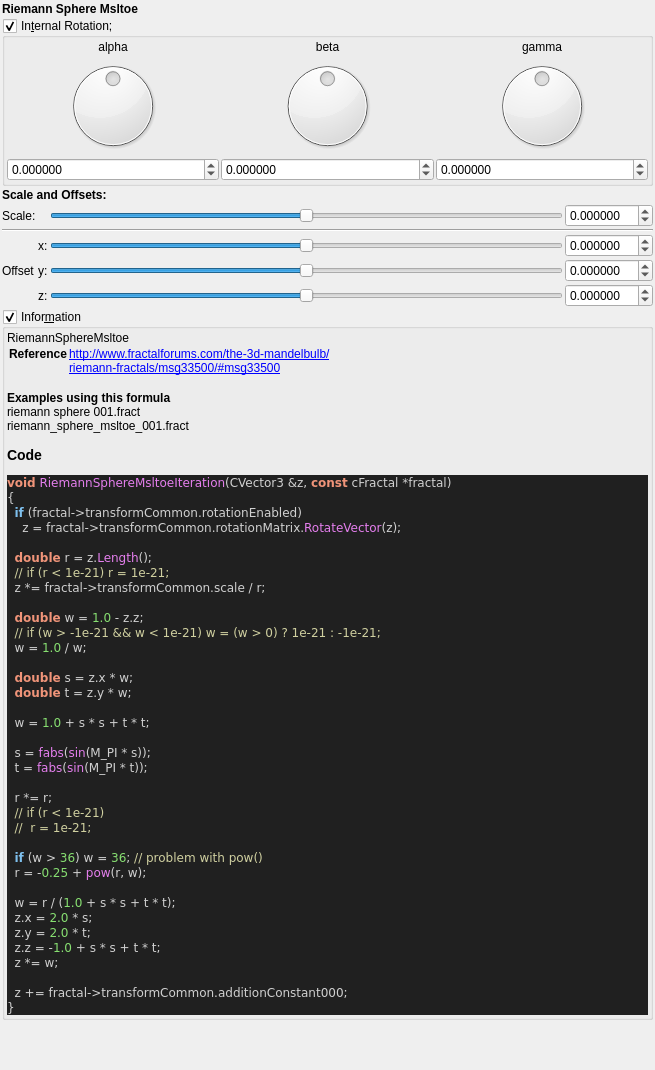
<?xml version="1.0" encoding="UTF-8"?>
<ui version="4.0">
 <class>riemann_sphere_msltoe</class>
 <widget class="QWidget" name="Form">
  <property name="geometry">
   <rect>
    <x>0</x>
    <y>0</y>
    <width>655</width>
    <height>1070</height>
   </rect>
  </property>
  <property name="windowTitle">
   <string notr="true">riemann_sphere_msltoe</string>
  </property>
  <layout class="QVBoxLayout" name="verticalLayout">
   <property name="spacing">
    <number>2</number>
   </property>
   <property name="leftMargin">
    <number>2</number>
   </property>
   <property name="topMargin">
    <number>2</number>
   </property>
   <property name="rightMargin">
    <number>2</number>
   </property>
   <property name="bottomMargin">
    <number>2</number>
   </property>
   <item>
    <widget class="QLabel" name="label_256">
     <property name="font">
      <font>
       <weight>75</weight>
       <bold>true</bold>
      </font>
     </property>
     <property name="text">
      <string>Riemann Sphere Msltoe </string>
     </property>
    </widget>
   </item>
   <item>
    <widget class="MyGroupBox" name="groupCheck_transf_rotation_enabled">
     <property name="title">
      <string>In&amp;ternal Rotation; </string>
     </property>
     <property name="checkable">
      <bool>true</bool>
     </property>
     <layout class="QVBoxLayout" name="verticalLayout_8" stretch="0">
      <property name="spacing">
       <number>2</number>
      </property>
      <property name="leftMargin">
       <number>2</number>
      </property>
      <property name="topMargin">
       <number>2</number>
      </property>
      <property name="rightMargin">
       <number>2</number>
      </property>
      <property name="bottomMargin">
       <number>2</number>
      </property>
      <item>
       <layout class="QGridLayout" name="gridLayout_10">
        <property name="spacing">
         <number>2</number>
        </property>
        <item row="1" column="2">
         <widget class="QLabel" name="label_36">
          <property name="text">
           <string>gamma</string>
          </property>
          <property name="alignment">
           <set>Qt::AlignCenter</set>
          </property>
         </widget>
        </item>
        <item row="1" column="1">
         <widget class="QLabel" name="label_34">
          <property name="text">
           <string>beta</string>
          </property>
          <property name="alignment">
           <set>Qt::AlignCenter</set>
          </property>
         </widget>
        </item>
        <item row="1" column="0">
         <widget class="QLabel" name="label_35">
          <property name="text">
           <string>alpha</string>
          </property>
          <property name="alignment">
           <set>Qt::AlignCenter</set>
          </property>
         </widget>
        </item>
        <item row="2" column="1">
         <widget class="QDial" name="dial3_transf_rotation_y">
          <property name="minimum">
           <number>-18000</number>
          </property>
          <property name="maximum">
           <number>18000</number>
          </property>
          <property name="wrapping">
           <bool>true</bool>
          </property>
         </widget>
        </item>
        <item row="2" column="2">
         <widget class="QDial" name="dial3_transf_rotation_z">
          <property name="minimum">
           <number>-18000</number>
          </property>
          <property name="maximum">
           <number>18000</number>
          </property>
          <property name="wrapping">
           <bool>true</bool>
          </property>
         </widget>
        </item>
        <item row="3" column="0">
         <widget class="MyDoubleSpinBox" name="spinboxd3_transf_rotation_x">
          <property name="sizePolicy">
           <sizepolicy hsizetype="Minimum" vsizetype="Maximum">
            <horstretch>0</horstretch>
            <verstretch>0</verstretch>
           </sizepolicy>
          </property>
          <property name="prefix">
           <string/>
          </property>
          <property name="suffix">
           <string/>
          </property>
          <property name="decimals">
           <number>6</number>
          </property>
          <property name="minimum">
           <double>-180.000000000000000</double>
          </property>
          <property name="maximum">
           <double>180.000000000000000</double>
          </property>
          <property name="singleStep">
           <double>1.000000000000000</double>
          </property>
         </widget>
        </item>
        <item row="2" column="0">
         <widget class="QDial" name="dial3_transf_rotation_x">
          <property name="minimum">
           <number>-18000</number>
          </property>
          <property name="maximum">
           <number>18000</number>
          </property>
          <property name="wrapping">
           <bool>true</bool>
          </property>
         </widget>
        </item>
        <item row="3" column="2">
         <widget class="MyDoubleSpinBox" name="spinboxd3_transf_rotation_z">
          <property name="sizePolicy">
           <sizepolicy hsizetype="Minimum" vsizetype="Maximum">
            <horstretch>0</horstretch>
            <verstretch>0</verstretch>
           </sizepolicy>
          </property>
          <property name="prefix">
           <string/>
          </property>
          <property name="suffix">
           <string/>
          </property>
          <property name="decimals">
           <number>6</number>
          </property>
          <property name="minimum">
           <double>-180.000000000000000</double>
          </property>
          <property name="maximum">
           <double>180.000000000000000</double>
          </property>
          <property name="singleStep">
           <double>1.000000000000000</double>
          </property>
         </widget>
        </item>
        <item row="3" column="1">
         <widget class="MyDoubleSpinBox" name="spinboxd3_transf_rotation_y">
          <property name="sizePolicy">
           <sizepolicy hsizetype="Minimum" vsizetype="Maximum">
            <horstretch>0</horstretch>
            <verstretch>0</verstretch>
           </sizepolicy>
          </property>
          <property name="prefix">
           <string/>
          </property>
          <property name="suffix">
           <string/>
          </property>
          <property name="decimals">
           <number>6</number>
          </property>
          <property name="minimum">
           <double>-180.000000000000000</double>
          </property>
          <property name="maximum">
           <double>180.000000000000000</double>
          </property>
          <property name="singleStep">
           <double>1.000000000000000</double>
          </property>
         </widget>
        </item>
       </layout>
      </item>
     </layout>
    </widget>
   </item>
   <item>
    <widget class="QLabel" name="label_252">
     <property name="font">
      <font>
       <weight>75</weight>
       <bold>true</bold>
      </font>
     </property>
     <property name="text">
      <string>Scale and Offsets:</string>
     </property>
    </widget>
   </item>
   <item>
    <layout class="QGridLayout" name="gridLayout_63">
     <property name="spacing">
      <number>2</number>
     </property>
     <item row="1" column="1">
      <widget class="QLabel" name="label_251">
       <property name="text">
        <string>Scale:</string>
       </property>
      </widget>
     </item>
     <item row="2" column="1" colspan="4">
      <widget class="Line" name="line_55">
       <property name="orientation">
        <enum>Qt::Horizontal</enum>
       </property>
      </widget>
     </item>
     <item row="4" column="4">
      <widget class="MyDoubleSpinBox" name="spinbox3_transf_addition_constant_y">
       <property name="sizePolicy">
        <sizepolicy hsizetype="Minimum" vsizetype="Maximum">
         <horstretch>0</horstretch>
         <verstretch>0</verstretch>
        </sizepolicy>
       </property>
       <property name="prefix">
        <string/>
       </property>
       <property name="suffix">
        <string/>
       </property>
       <property name="decimals">
        <number>6</number>
       </property>
       <property name="minimum">
        <double>-99.989999999999995</double>
       </property>
       <property name="maximum">
        <double>99.989999999999995</double>
       </property>
       <property name="singleStep">
        <double>0.100000000000000</double>
       </property>
      </widget>
     </item>
     <item row="4" column="2">
      <widget class="QLabel" name="label_113">
       <property name="text">
        <string>y:</string>
       </property>
      </widget>
     </item>
     <item row="5" column="3">
      <widget class="QSlider" name="slider3_transf_addition_constant_z">
       <property name="sizePolicy">
        <sizepolicy hsizetype="Expanding" vsizetype="Maximum">
         <horstretch>0</horstretch>
         <verstretch>0</verstretch>
        </sizepolicy>
       </property>
       <property name="minimum">
        <number>-5000000</number>
       </property>
       <property name="maximum">
        <number>5000000</number>
       </property>
       <property name="singleStep">
        <number>1</number>
       </property>
       <property name="orientation">
        <enum>Qt::Horizontal</enum>
       </property>
      </widget>
     </item>
     <item row="1" column="3">
      <widget class="QSlider" name="slider_transf_scale">
       <property name="sizePolicy">
        <sizepolicy hsizetype="Preferred" vsizetype="Preferred">
         <horstretch>0</horstretch>
         <verstretch>0</verstretch>
        </sizepolicy>
       </property>
       <property name="minimum">
        <number>-5000000</number>
       </property>
       <property name="maximum">
        <number>5000000</number>
       </property>
       <property name="singleStep">
        <number>1</number>
       </property>
       <property name="orientation">
        <enum>Qt::Horizontal</enum>
       </property>
      </widget>
     </item>
     <item row="3" column="2">
      <widget class="QLabel" name="label_112">
       <property name="text">
        <string>x:</string>
       </property>
      </widget>
     </item>
     <item row="4" column="1">
      <widget class="QLabel" name="label_255">
       <property name="text">
        <string>Offset</string>
       </property>
      </widget>
     </item>
     <item row="5" column="2">
      <widget class="QLabel" name="label_114">
       <property name="text">
        <string>z:</string>
       </property>
      </widget>
     </item>
     <item row="5" column="4">
      <widget class="MyDoubleSpinBox" name="spinbox3_transf_addition_constant_z">
       <property name="sizePolicy">
        <sizepolicy hsizetype="Minimum" vsizetype="Maximum">
         <horstretch>0</horstretch>
         <verstretch>0</verstretch>
        </sizepolicy>
       </property>
       <property name="prefix">
        <string/>
       </property>
       <property name="suffix">
        <string/>
       </property>
       <property name="decimals">
        <number>6</number>
       </property>
       <property name="minimum">
        <double>-99.989999999999995</double>
       </property>
       <property name="maximum">
        <double>99.989999999999995</double>
       </property>
       <property name="singleStep">
        <double>0.100000000000000</double>
       </property>
      </widget>
     </item>
     <item row="1" column="4">
      <widget class="MyDoubleSpinBox" name="spinbox_transf_scale">
       <property name="sizePolicy">
        <sizepolicy hsizetype="Minimum" vsizetype="Maximum">
         <horstretch>0</horstretch>
         <verstretch>0</verstretch>
        </sizepolicy>
       </property>
       <property name="prefix">
        <string/>
       </property>
       <property name="suffix">
        <string/>
       </property>
       <property name="decimals">
        <number>6</number>
       </property>
       <property name="minimum">
        <double>-99.989999999999995</double>
       </property>
       <property name="maximum">
        <double>99.989999999999995</double>
       </property>
       <property name="singleStep">
        <double>0.100000000000000</double>
       </property>
      </widget>
     </item>
     <item row="3" column="3">
      <widget class="QSlider" name="slider3_transf_addition_constant_x">
       <property name="sizePolicy">
        <sizepolicy hsizetype="Preferred" vsizetype="Preferred">
         <horstretch>0</horstretch>
         <verstretch>0</verstretch>
        </sizepolicy>
       </property>
       <property name="minimum">
        <number>-5000000</number>
       </property>
       <property name="maximum">
        <number>5000000</number>
       </property>
       <property name="singleStep">
        <number>1</number>
       </property>
       <property name="orientation">
        <enum>Qt::Horizontal</enum>
       </property>
      </widget>
     </item>
     <item row="4" column="3">
      <widget class="QSlider" name="slider3_transf_addition_constant_y">
       <property name="sizePolicy">
        <sizepolicy hsizetype="Expanding" vsizetype="Maximum">
         <horstretch>0</horstretch>
         <verstretch>0</verstretch>
        </sizepolicy>
       </property>
       <property name="minimum">
        <number>-5000000</number>
       </property>
       <property name="maximum">
        <number>5000000</number>
       </property>
       <property name="singleStep">
        <number>1</number>
       </property>
       <property name="orientation">
        <enum>Qt::Horizontal</enum>
       </property>
      </widget>
     </item>
     <item row="3" column="4">
      <widget class="MyDoubleSpinBox" name="spinbox3_transf_addition_constant_x">
       <property name="sizePolicy">
        <sizepolicy hsizetype="Minimum" vsizetype="Maximum">
         <horstretch>0</horstretch>
         <verstretch>0</verstretch>
        </sizepolicy>
       </property>
       <property name="prefix">
        <string/>
       </property>
       <property name="suffix">
        <string/>
       </property>
       <property name="decimals">
        <number>6</number>
       </property>
       <property name="minimum">
        <double>-99.989999999999995</double>
       </property>
       <property name="maximum">
        <double>99.989999999999995</double>
       </property>
       <property name="singleStep">
        <double>0.100000000000000</double>
       </property>
      </widget>
     </item>
    </layout>
   </item>
   <item>
    <widget class="MyGroupBox" name="groupCheck_info">
     <property name="title">
      <string>Infor&amp;mation</string>
     </property>
     <property name="flat">
      <bool>false</bool>
     </property>
     <property name="checkable">
      <bool>true</bool>
     </property>
     <layout class="QVBoxLayout" name="verticalLayout_2">
      <property name="spacing">
       <number>2</number>
      </property>
      <property name="leftMargin">
       <number>2</number>
      </property>
      <property name="topMargin">
       <number>2</number>
      </property>
      <property name="rightMargin">
       <number>2</number>
      </property>
      <property name="bottomMargin">
       <number>2</number>
      </property>
      <item>
       <widget class="QLabel" name="label_code_content">
        <property name="text">
         <string notr="true">&lt;p&gt;RiemannSphereMsltoe&lt;/p&gt;&lt;table&gt;
&lt;tr&gt;&lt;th&gt;Reference&lt;/th&gt;&lt;td&gt;&lt;a href=&quot;http://www.fractalforums.com/the-3d-mandelbulb/&quot;&gt;http://www.fractalforums.com/the-3d-mandelbulb/&lt;br&gt;
&lt;a href=&quot;riemann-fractals/msg33500/#msg33500&quot;&gt;riemann-fractals/msg33500/#msg33500&lt;br&gt;
&lt;/td&gt;&lt;/tr&gt;
&lt;/table&gt;
&lt;br&gt;&lt;b&gt;Examples using this formula&lt;/b&gt;&lt;br&gt;riemann sphere 001.fract&lt;br&gt;riemann_sphere_msltoe_001.fract&lt;h3&gt;Code&lt;/h3&gt;
&lt;body style=&quot;background-color:#202020&quot;&gt;
&lt;pre style=&quot;color:#d0d0d0; background-color:#202020;  font-family:'Courier New',monospace;&quot;&gt;&lt;span style=&quot;color:#f09479; font-weight:bold&quot;&gt;void&lt;/span&gt; &lt;span style=&quot;color:#e47eed&quot;&gt;RiemannSphereMsltoeIteration&lt;/span&gt;&lt;span style=&quot;color:#d0d0d0&quot;&gt;(&lt;/span&gt;CVector3 &lt;span style=&quot;color:#d0d0d0&quot;&gt;&amp;amp;&lt;/span&gt;z&lt;span style=&quot;color:#d0d0d0&quot;&gt;,&lt;/span&gt; &lt;span style=&quot;color:#f09479; font-weight:bold&quot;&gt;const&lt;/span&gt; cFractal &lt;span style=&quot;color:#d0d0d0&quot;&gt;*&lt;/span&gt;fractal&lt;span style=&quot;color:#d0d0d0&quot;&gt;)&lt;/span&gt;
&lt;span style=&quot;color:#d0d0d0&quot;&gt;{&lt;/span&gt;
  &lt;span style=&quot;color:#7ec0ee; font-weight:bold&quot;&gt;if&lt;/span&gt; &lt;span style=&quot;color:#d0d0d0&quot;&gt;(&lt;/span&gt;fractal&lt;span style=&quot;color:#d0d0d0&quot;&gt;-&amp;gt;&lt;/span&gt;transformCommon&lt;span style=&quot;color:#d0d0d0&quot;&gt;.&lt;/span&gt;rotationEnabled&lt;span style=&quot;color:#d0d0d0&quot;&gt;)&lt;/span&gt;
    z &lt;span style=&quot;color:#d0d0d0&quot;&gt;=&lt;/span&gt; fractal&lt;span style=&quot;color:#d0d0d0&quot;&gt;-&amp;gt;&lt;/span&gt;transformCommon&lt;span style=&quot;color:#d0d0d0&quot;&gt;.&lt;/span&gt;rotationMatrix&lt;span style=&quot;color:#d0d0d0&quot;&gt;.&lt;/span&gt;&lt;span style=&quot;color:#e47eed&quot;&gt;RotateVector&lt;/span&gt;&lt;span style=&quot;color:#d0d0d0&quot;&gt;(&lt;/span&gt;z&lt;span style=&quot;color:#d0d0d0&quot;&gt;);&lt;/span&gt;

  &lt;span style=&quot;color:#f09479; font-weight:bold&quot;&gt;double&lt;/span&gt; r &lt;span style=&quot;color:#d0d0d0&quot;&gt;=&lt;/span&gt; z&lt;span style=&quot;color:#d0d0d0&quot;&gt;.&lt;/span&gt;&lt;span style=&quot;color:#e47eed&quot;&gt;Length&lt;/span&gt;&lt;span style=&quot;color:#d0d0d0&quot;&gt;();&lt;/span&gt;
  &lt;span style=&quot;color:#d0d0a0&quot;&gt;// if (r &amp;lt; 1e-21) r = 1e-21;&lt;/span&gt;
  z &lt;span style=&quot;color:#d0d0d0&quot;&gt;*=&lt;/span&gt; fractal&lt;span style=&quot;color:#d0d0d0&quot;&gt;-&amp;gt;&lt;/span&gt;transformCommon&lt;span style=&quot;color:#d0d0d0&quot;&gt;.&lt;/span&gt;scale &lt;span style=&quot;color:#d0d0d0&quot;&gt;/&lt;/span&gt; r&lt;span style=&quot;color:#d0d0d0&quot;&gt;;&lt;/span&gt;

  &lt;span style=&quot;color:#f09479; font-weight:bold&quot;&gt;double&lt;/span&gt; w &lt;span style=&quot;color:#d0d0d0&quot;&gt;=&lt;/span&gt; &lt;span style=&quot;color:#87df71&quot;&gt;1.0&lt;/span&gt; &lt;span style=&quot;color:#d0d0d0&quot;&gt;-&lt;/span&gt; z&lt;span style=&quot;color:#d0d0d0&quot;&gt;.&lt;/span&gt;z&lt;span style=&quot;color:#d0d0d0&quot;&gt;;&lt;/span&gt;
  &lt;span style=&quot;color:#d0d0a0&quot;&gt;// if (w &amp;gt; -1e-21 &amp;amp;&amp;amp; w &amp;lt; 1e-21) w = (w &amp;gt; 0) ? 1e-21 : -1e-21;&lt;/span&gt;
  w &lt;span style=&quot;color:#d0d0d0&quot;&gt;=&lt;/span&gt; &lt;span style=&quot;color:#87df71&quot;&gt;1.0&lt;/span&gt; &lt;span style=&quot;color:#d0d0d0&quot;&gt;/&lt;/span&gt; w&lt;span style=&quot;color:#d0d0d0&quot;&gt;;&lt;/span&gt;

  &lt;span style=&quot;color:#f09479; font-weight:bold&quot;&gt;double&lt;/span&gt; s &lt;span style=&quot;color:#d0d0d0&quot;&gt;=&lt;/span&gt; z&lt;span style=&quot;color:#d0d0d0&quot;&gt;.&lt;/span&gt;x &lt;span style=&quot;color:#d0d0d0&quot;&gt;*&lt;/span&gt; w&lt;span style=&quot;color:#d0d0d0&quot;&gt;;&lt;/span&gt;
  &lt;span style=&quot;color:#f09479; font-weight:bold&quot;&gt;double&lt;/span&gt; t &lt;span style=&quot;color:#d0d0d0&quot;&gt;=&lt;/span&gt; z&lt;span style=&quot;color:#d0d0d0&quot;&gt;.&lt;/span&gt;y &lt;span style=&quot;color:#d0d0d0&quot;&gt;*&lt;/span&gt; w&lt;span style=&quot;color:#d0d0d0&quot;&gt;;&lt;/span&gt;

  w &lt;span style=&quot;color:#d0d0d0&quot;&gt;=&lt;/span&gt; &lt;span style=&quot;color:#87df71&quot;&gt;1.0&lt;/span&gt; &lt;span style=&quot;color:#d0d0d0&quot;&gt;+&lt;/span&gt; s &lt;span style=&quot;color:#d0d0d0&quot;&gt;*&lt;/span&gt; s &lt;span style=&quot;color:#d0d0d0&quot;&gt;+&lt;/span&gt; t &lt;span style=&quot;color:#d0d0d0&quot;&gt;*&lt;/span&gt; t&lt;span style=&quot;color:#d0d0d0&quot;&gt;;&lt;/span&gt;

  s &lt;span style=&quot;color:#d0d0d0&quot;&gt;=&lt;/span&gt; &lt;span style=&quot;color:#e47eed&quot;&gt;fabs&lt;/span&gt;&lt;span style=&quot;color:#d0d0d0&quot;&gt;(&lt;/span&gt;&lt;span style=&quot;color:#e47eed&quot;&gt;sin&lt;/span&gt;&lt;span style=&quot;color:#d0d0d0&quot;&gt;(&lt;/span&gt;M_PI &lt;span style=&quot;color:#d0d0d0&quot;&gt;*&lt;/span&gt; s&lt;span style=&quot;color:#d0d0d0&quot;&gt;));&lt;/span&gt;
  t &lt;span style=&quot;color:#d0d0d0&quot;&gt;=&lt;/span&gt; &lt;span style=&quot;color:#e47eed&quot;&gt;fabs&lt;/span&gt;&lt;span style=&quot;color:#d0d0d0&quot;&gt;(&lt;/span&gt;&lt;span style=&quot;color:#e47eed&quot;&gt;sin&lt;/span&gt;&lt;span style=&quot;color:#d0d0d0&quot;&gt;(&lt;/span&gt;M_PI &lt;span style=&quot;color:#d0d0d0&quot;&gt;*&lt;/span&gt; t&lt;span style=&quot;color:#d0d0d0&quot;&gt;));&lt;/span&gt;

  r &lt;span style=&quot;color:#d0d0d0&quot;&gt;*=&lt;/span&gt; r&lt;span style=&quot;color:#d0d0d0&quot;&gt;;&lt;/span&gt;
  &lt;span style=&quot;color:#d0d0a0&quot;&gt;// if (r &amp;lt; 1e-21)&lt;/span&gt;
  &lt;span style=&quot;color:#d0d0a0&quot;&gt;//  r = 1e-21;&lt;/span&gt;

  &lt;span style=&quot;color:#7ec0ee; font-weight:bold&quot;&gt;if&lt;/span&gt; &lt;span style=&quot;color:#d0d0d0&quot;&gt;(&lt;/span&gt;w &lt;span style=&quot;color:#d0d0d0&quot;&gt;&amp;gt;&lt;/span&gt; &lt;span style=&quot;color:#87df71&quot;&gt;36&lt;/span&gt;&lt;span style=&quot;color:#d0d0d0&quot;&gt;)&lt;/span&gt; w &lt;span style=&quot;color:#d0d0d0&quot;&gt;=&lt;/span&gt; &lt;span style=&quot;color:#87df71&quot;&gt;36&lt;/span&gt;&lt;span style=&quot;color:#d0d0d0&quot;&gt;;&lt;/span&gt; &lt;span style=&quot;color:#d0d0a0&quot;&gt;// problem with pow()&lt;/span&gt;
  r &lt;span style=&quot;color:#d0d0d0&quot;&gt;= -&lt;/span&gt;&lt;span style=&quot;color:#87df71&quot;&gt;0.25&lt;/span&gt; &lt;span style=&quot;color:#d0d0d0&quot;&gt;+&lt;/span&gt; &lt;span style=&quot;color:#e47eed&quot;&gt;pow&lt;/span&gt;&lt;span style=&quot;color:#d0d0d0&quot;&gt;(&lt;/span&gt;r&lt;span style=&quot;color:#d0d0d0&quot;&gt;,&lt;/span&gt; w&lt;span style=&quot;color:#d0d0d0&quot;&gt;);&lt;/span&gt;

  w &lt;span style=&quot;color:#d0d0d0&quot;&gt;=&lt;/span&gt; r &lt;span style=&quot;color:#d0d0d0&quot;&gt;/ (&lt;/span&gt;&lt;span style=&quot;color:#87df71&quot;&gt;1.0&lt;/span&gt; &lt;span style=&quot;color:#d0d0d0&quot;&gt;+&lt;/span&gt; s &lt;span style=&quot;color:#d0d0d0&quot;&gt;*&lt;/span&gt; s &lt;span style=&quot;color:#d0d0d0&quot;&gt;+&lt;/span&gt; t &lt;span style=&quot;color:#d0d0d0&quot;&gt;*&lt;/span&gt; t&lt;span style=&quot;color:#d0d0d0&quot;&gt;);&lt;/span&gt;
  z&lt;span style=&quot;color:#d0d0d0&quot;&gt;.&lt;/span&gt;x &lt;span style=&quot;color:#d0d0d0&quot;&gt;=&lt;/span&gt; &lt;span style=&quot;color:#87df71&quot;&gt;2.0&lt;/span&gt; &lt;span style=&quot;color:#d0d0d0&quot;&gt;*&lt;/span&gt; s&lt;span style=&quot;color:#d0d0d0&quot;&gt;;&lt;/span&gt;
  z&lt;span style=&quot;color:#d0d0d0&quot;&gt;.&lt;/span&gt;y &lt;span style=&quot;color:#d0d0d0&quot;&gt;=&lt;/span&gt; &lt;span style=&quot;color:#87df71&quot;&gt;2.0&lt;/span&gt; &lt;span style=&quot;color:#d0d0d0&quot;&gt;*&lt;/span&gt; t&lt;span style=&quot;color:#d0d0d0&quot;&gt;;&lt;/span&gt;
  z&lt;span style=&quot;color:#d0d0d0&quot;&gt;.&lt;/span&gt;z &lt;span style=&quot;color:#d0d0d0&quot;&gt;= -&lt;/span&gt;&lt;span style=&quot;color:#87df71&quot;&gt;1.0&lt;/span&gt; &lt;span style=&quot;color:#d0d0d0&quot;&gt;+&lt;/span&gt; s &lt;span style=&quot;color:#d0d0d0&quot;&gt;*&lt;/span&gt; s &lt;span style=&quot;color:#d0d0d0&quot;&gt;+&lt;/span&gt; t &lt;span style=&quot;color:#d0d0d0&quot;&gt;*&lt;/span&gt; t&lt;span style=&quot;color:#d0d0d0&quot;&gt;;&lt;/span&gt;
  z &lt;span style=&quot;color:#d0d0d0&quot;&gt;*=&lt;/span&gt; w&lt;span style=&quot;color:#d0d0d0&quot;&gt;;&lt;/span&gt;

  z &lt;span style=&quot;color:#d0d0d0&quot;&gt;+=&lt;/span&gt; fractal&lt;span style=&quot;color:#d0d0d0&quot;&gt;-&amp;gt;&lt;/span&gt;transformCommon&lt;span style=&quot;color:#d0d0d0&quot;&gt;.&lt;/span&gt;additionConstant000&lt;span style=&quot;color:#d0d0d0&quot;&gt;;&lt;/span&gt;
&lt;span style=&quot;color:#d0d0d0&quot;&gt;}&lt;/span&gt;
&lt;/pre&gt;
&lt;/body&gt;</string>
        </property>
        <property name="wordWrap">
         <bool>true</bool>
        </property>
        <property name="openExternalLinks">
         <bool>true</bool>
        </property>
        <property name="textInteractionFlags">
         <set>Qt::LinksAccessibleByMouse|Qt::TextSelectableByMouse</set>
        </property>
       </widget>
      </item>
     </layout>
    </widget>
   </item>
   <item>
    <spacer name="verticalSpacer">
     <property name="orientation">
      <enum>Qt::Vertical</enum>
     </property>
     <property name="sizeHint" stdset="0">
      <size>
       <width>20</width>
       <height>40</height>
      </size>
     </property>
    </spacer>
   </item>
  </layout>
 </widget>
 <customwidgets>
  <customwidget>
   <class>MyDoubleSpinBox</class>
   <extends>QDoubleSpinBox</extends>
   <header>my_double_spin_box.h</header>
  </customwidget>
  <customwidget>
   <class>MyGroupBox</class>
   <extends>QGroupBox</extends>
   <header>my_group_box.h</header>
   <container>1</container>
  </customwidget>
 </customwidgets>
 <resources/>
 <connections/>
</ui>
